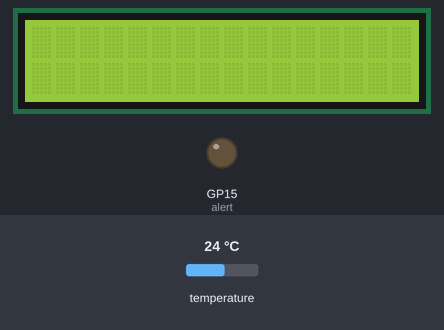
Simulated run of this program. Board: Raspberry Pi Pico running MicroPython. On the bench: 16×2 character LCD, output pins drawn as LEDs (lit = HIGH). Dashed ring = blinking. Inputs (shaded band) come from the test bench; at power-on: temperature 24 °C. Library files of the repository ran but are not shown: lcd1602.py; what the program prints to the serial console is not drawn.

Above: at 1.2 s.
1.3 s: temperature set to 37 °C
At 5.6 s:
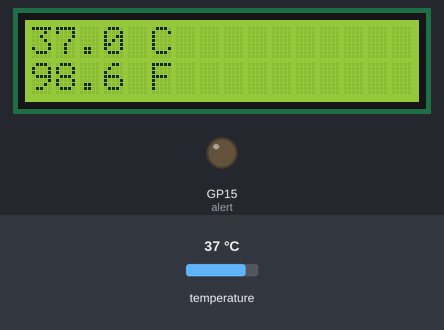
7.4 s: temperature set to 38.3 °C
At 10.8 s:
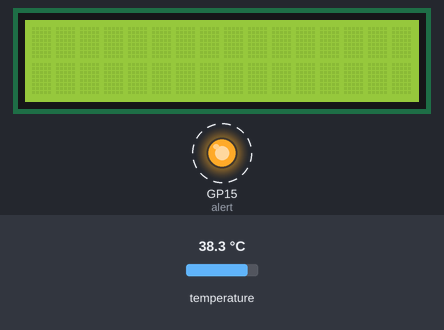
13.5 s: temperature set to 12 °C
At 18.6 s:
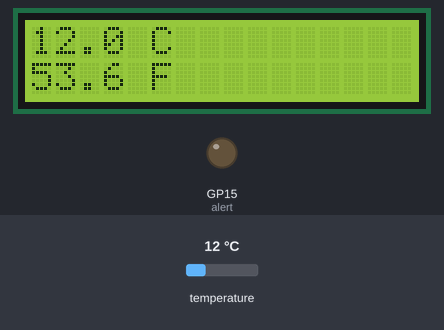
18.9 s: temperature set to 41 °C
At 21.9 s:
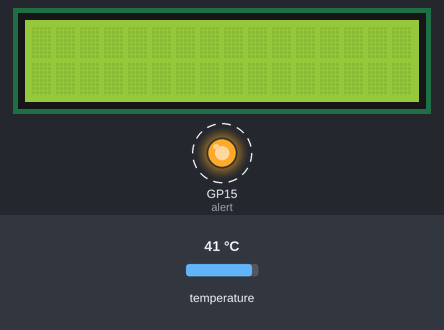
Timing chart, 0 to 25.0 s (numbered marks = the images above; inputs shaded):
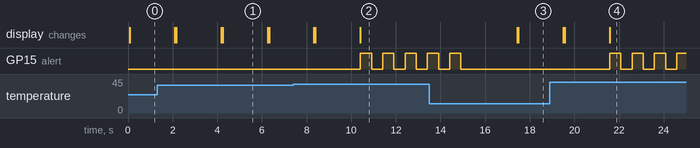

Measured:
- the behaviour switches between 37.7 and 37.8 °C on temperature (found by bisection; images 1 and 2)
- after the input at 7.4 s, GP15 (alert): alternates HIGH for 0.50 s and LOW for 0.50 s, starting after 3.0 s
- after the input at 13.5 s, GP15 (alert): goes on until 14.9 s, then stays LOW; the display: first changes after 3.9 s (image 3 shows a later state)
- after the input at 18.9 s, GP15 (alert): alternates HIGH for 0.50 s and LOW for 0.50 s, starting after 2.7 s
- what the display in image 1 shows lasts 2.1 s, from 4.2 s to 6.3 s

The program:

pico-get-temp.py
```python
import onewire, ds18x20, time
from machine import Pin

from lcd1602 import LCD
lcd=LCD()
lcd.clear()

SensorPin = Pin(26, Pin.IN)
alert = Pin(15, Pin.OUT)
sensor = ds18x20.DS18X20(onewire.OneWire(SensorPin))
roms = sensor.scan()
print(roms)
while True:
   sensor.convert_temp()
   time.sleep(2)
   lcd.clear()
   for rom in roms:
       temperature = round(sensor.read_temp(rom),1)
       temp_f = round(temperature * 9.0 / 5.0 + 32.0,2)
       if temperature >= 37.8:
           print("Warning the temperature is",temperature,"C ",temp_f,"F")
           for i in range(10):
               alert.toggle()
               time.sleep(0.5)
       else:
           print(temperature,"C")
           print(temp_f, "F")
           message = str(temperature) + " C"
           #lcd.message(message)
           lcd.write(0,0,message)
           message = str(temp_f) + " F"
           lcd.write(0,1,message)

time.sleep(5)
```
